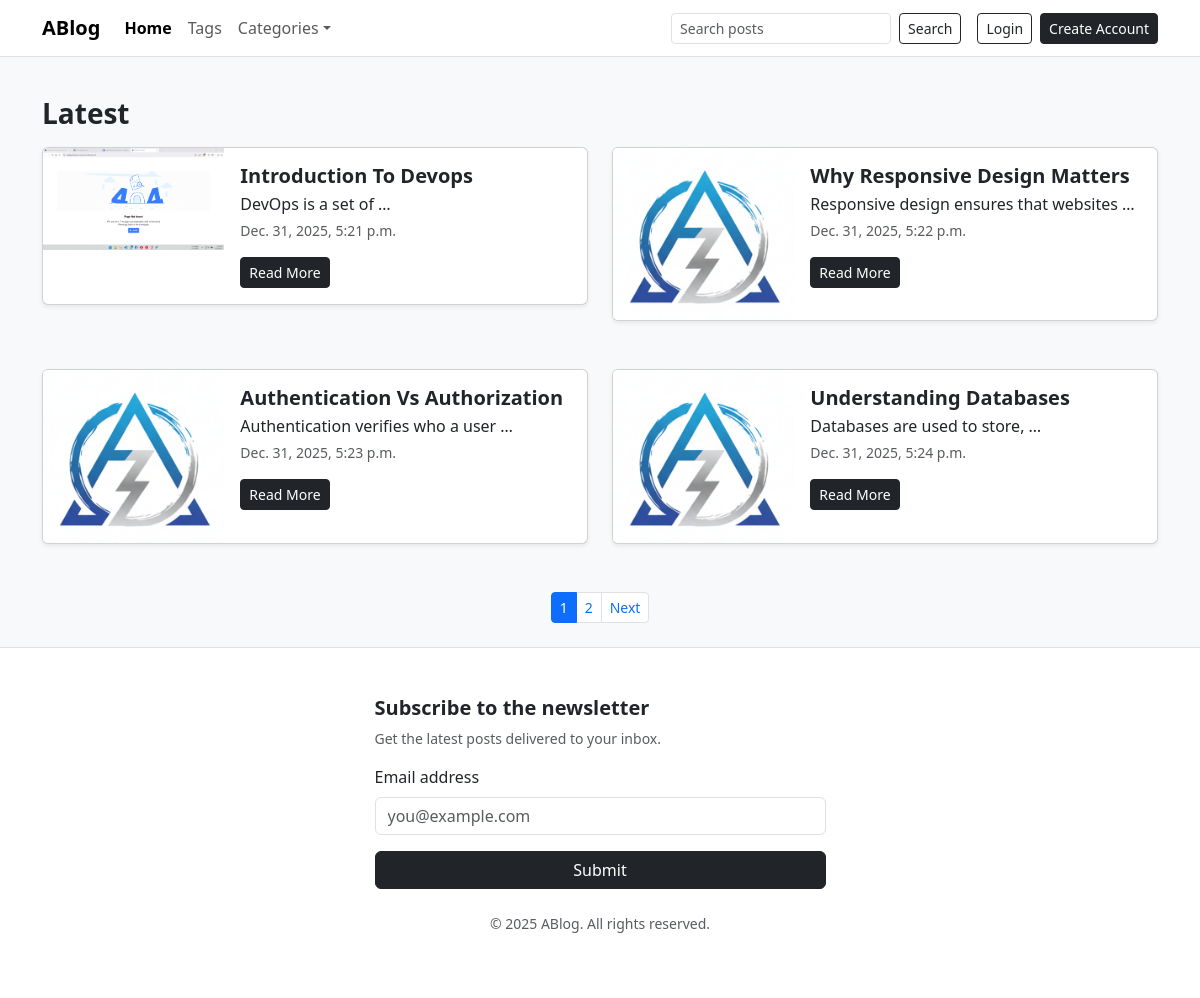
The page / on the database its author committed.
### posts/models.py (models this page shows, shortened)
class Post(models.Model):
    post_title = models.CharField(max_length=60)
    post_content = models.TextField()
    published_data = models.DateTimeField(auto_now=True)
    tags = models.ManyToManyField(Tag)
    post_image = models.ImageField(upload_to="post", default="post/i.png")

### posts/views.py (the view)
# urls.py: path("", views.HomeView.as_view(), name="home"),
class HomeView(ListView):
    model = Post
    template_name = "posts/index.html"
    context_object_name = "posts"
    ordering = ["-id"]
    paginate_by = 4

### posts/context_processors.py (called while the page is built)
def categories(request):
  categories = [
    "Programming",
    "Food",
    "Travel"
  ]
  return {"categories": categories}

### posts/templates/posts/index.html (shortened to what this page needs)
{% extends "base.html" %}
{% block main %}
  <h1 class="my-3 fw-semibold fs-3">Latest</h1>
  <div class="row g-4">
    {% for post in posts %}
      <div class="col-12 col-md-6">{% include "posts/includes/post-card.html" %}</div>
    {% empty %}
      <p class="text-muted">No posts yet.</p>
    {% endfor %}
  </div>
  {% if page_obj.paginator.count > 4 %}
    <div class="d-flex justify-content-center mt-4">
      <nav aria-label="Page navigation">
        <ul class="pagination pagination-sm mb-0">
          <li class="page-item active" aria-current="page">
            <span class="page-link">{{ page_obj.number }}</span>
          </li>
          {% if page_obj.has_next %}
            <li class="page-item">
              <a class="page-link" href="?page={{ page_obj.next_page_number }}">{{ page_obj.next_page_number }}</a>
            </li>
            <li class="page-item">
              <a class="page-link" href="?page={{ page_obj.next_page_number }}">Next</a>
            </li>
          {% endif %}
        </ul>
      </nav>
    </div>
  {% endif %}
{% endblock main %}

### posts/templates/posts/includes/post-card.html
<div class="mb-4">
  <div class="card shadow-sm overflow-hidden">
    <div class="row g-0">
      <div class="col-4">
        <img src="{{ post.post_image.url }}"
             alt="Post image"
             width="300"
             height="200"
             class="img-fluid object-fit-cover bg-light" />
      </div>
      <div class="col-8">
        <div class="card-body">
          <h5 class="card-title fw-bold mb-1">{{ post.post_title|title }}</h5>
          <p class="card-text text-body mb-1">{{ post.post_content|truncatewords:5 }}</p>
          <p class="card-text text-muted small mb-3">{{ post.published_data }}</p>
          <a href="{% url 'post' post.id %}" class="btn btn-dark btn-sm">Read More</a>
        </div>
      </div>
    </div>
  </div>
</div>

### rows shown on the page
Post: post_image (picture), post_title "Introduction To Devops", post_content "DevOps is a set of …", published_data "Dec. 31, 2025, 5:21 p.m."
Post: post_image (picture), post_title "Why Responsive Design Matters", post_content "Responsive design ensures that websites …", published_data "Dec. 31, 2025, 5:22 p.m."
Post: post_image (picture), post_title "Authentication Vs Authorization", post_content "Authentication verifies who a user …", published_data "Dec. 31, 2025, 5:23 p.m."
Post: post_image (picture), post_title "Understanding Databases", post_content "Databases are used to store, …", published_data "Dec. 31, 2025, 5:24 p.m."

### other values the page prints
{{ page_obj.number }} "1"
{{ page_obj.next_page_number }} "2"
